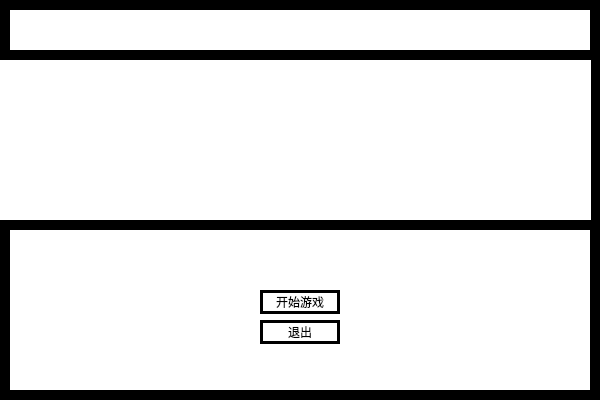
<?xml version="1.0" encoding="UTF-8"?>
<ui version="4.0">
 <class>startMenu</class>
 <widget class="QWidget" name="startMenu">
  <property name="geometry">
   <rect>
    <x>0</x>
    <y>0</y>
    <width>600</width>
    <height>400</height>
   </rect>
  </property>
  <property name="windowTitle">
   <string>Form</string>
  </property>
  <property name="autoFillBackground">
   <bool>false</bool>
  </property>
  <property name="styleSheet">
   <string notr="true">background-color: white;
border: 10px solid;</string>
  </property>
  <widget class="QPushButton" name="pushButton">
   <property name="geometry">
    <rect>
     <x>260</x>
     <y>290</y>
     <width>80</width>
     <height>24</height>
    </rect>
   </property>
   <property name="styleSheet">
    <string notr="true">QPushButton{
color: black;
border: 3px solid;
}
QPushButton:hover{
color: black;
border: 3px dashed;
}</string>
   </property>
   <property name="text">
    <string>开始游戏</string>
   </property>
  </widget>
  <widget class="QPushButton" name="pushButton_2">
   <property name="geometry">
    <rect>
     <x>260</x>
     <y>320</y>
     <width>80</width>
     <height>24</height>
    </rect>
   </property>
   <property name="styleSheet">
    <string notr="true">QPushButton{
color: black;
border: 3px solid;
}
QPushButton:hover{
color: black;
border: 3px dashed;
}</string>
   </property>
   <property name="text">
    <string>退出</string>
   </property>
  </widget>
  <widget class="QLabel" name="label">
   <property name="geometry">
    <rect>
     <x>-10</x>
     <y>50</y>
     <width>611</width>
     <height>180</height>
    </rect>
   </property>
   <property name="styleSheet">
    <string notr="true">
background-image: url(:/png/images/title.png);</string>
   </property>
   <property name="text">
    <string/>
   </property>
  </widget>
 </widget>
 <resources/>
 <connections/>
</ui>
